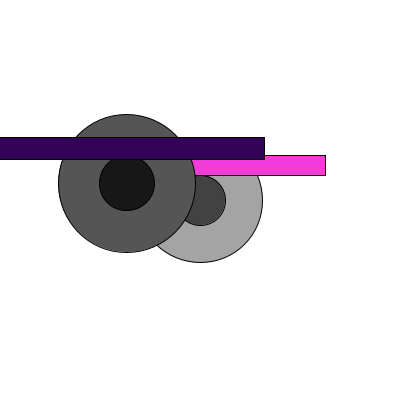
Frame 1 (no input)
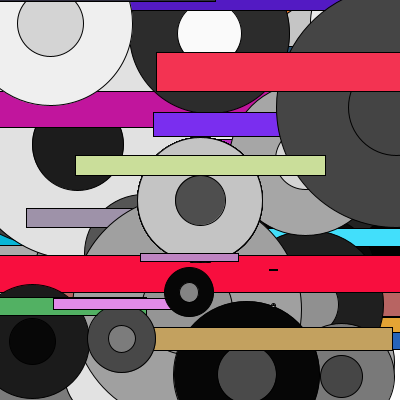
Frame 60 (the mouse pressed at the canvas centre just before this capture)
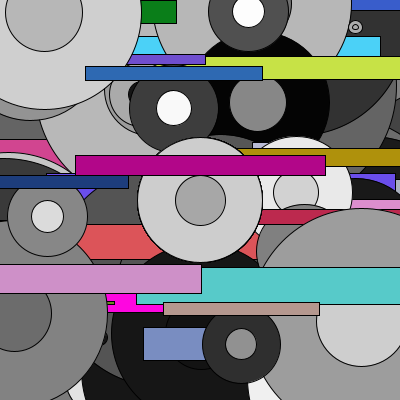
Frame 120 (the mouse held since frame 60 and released just before this capture)

The Processing sketch that drew these frames (run headless with seeded random() and noise(); from frame 60 on, the mouse is pressed at the canvas centre):

// Processing sketch: ShapeParams
// ── ShapeParams.pde
float rectHeight;

void setup(){
  size(400, 400);
  background(255);
  rectHeight = 20;
}

void shape(float xCenter,float yCenter, float scale)
{
  fill(random(0,255));
  circle(xCenter, yCenter, scale * 125);
  
  fill(random(0,255));
  circle(xCenter, yCenter, scale * 50);
  
  fill(random(0,255),random(0,255),random(0,255));
  rectMode(CENTER);
  rect(xCenter, yCenter - rectHeight/2 - 25, scale * 250, scale * rectHeight);
}

void draw(){
  
  shape(width/2, height/2, 1);
  shape(random(0,width),random(0,height), random(0, 2));

}
